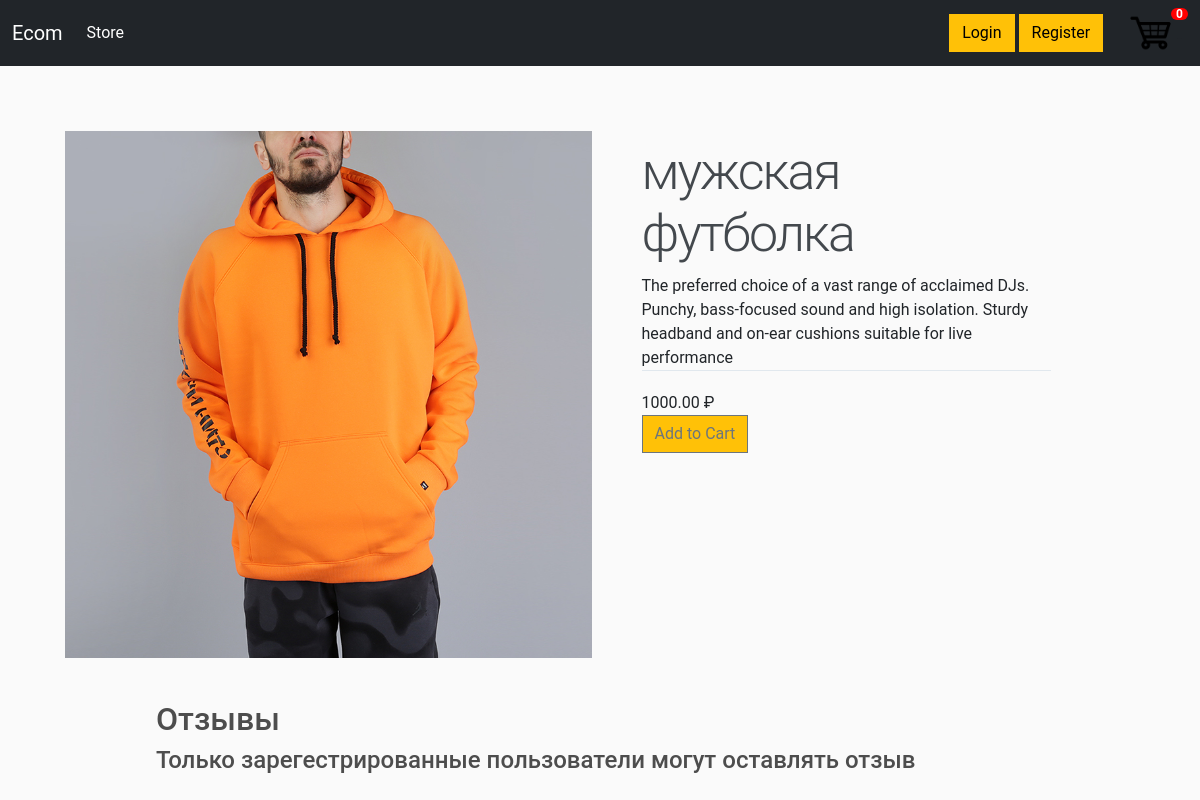
Page /2/ on the committed database.
### mainapp/models.py (models this page shows, shortened)
class Product(models.Model):
    name = models.CharField(max_length=200, null=True)
    price = models.DecimalField(max_digits=7, decimal_places=2)
    digital = models.BooleanField(default=False, null=True, blank=False)
    image = models.ImageField(null=True, blank=True)
    def imageURL(self):
        try:
            url = self.image.url
        except:
            url = ''
        return url

### mainapp/views.py (the view)
# urls.py: path('<int:product_id>/', views.product, name='product')
def product(request, product_id):
    try:
        product = Product.objects.get(id=product_id)
    except:
        raise Http404('продукт не найден')
    data = cartData(request)
    cartItems = data['cartItems']
    comments = Comment.objects.filter(product_id=product.id)[:20]
    context = {'product': product, 'cartItems': cartItems, 'comments': comments}
    return render(request, "mainapp/product.html", context)

### mainapp/utils.py (called while the page is built, shortened)
def cookieCart(request):
    try:
        cart = json.loads(request.COOKIES['cart'])
    except:
        cart = {}
    print("Cart:", cart)
    items = []
    order = {'get_cart_total': 0, 'get_cart_items': 0, 'shipping': False}
    cartItems = order['get_cart_items']
    return {"cartItems": cartItems, "order": order, "items": items}

def cartData(request):
    if request.user.is_authenticated:
        customer = request.user.customer
        order, created = Order.objects.get_or_create(customer=customer, complete=False)
        cartItems = order.get_cart_items()
        items = order.orderitem_set.all()
    else:
        cookieData = cookieCart(request)
        cartItems = cookieData['cartItems']
        order = cookieData['order']
        items = cookieData['items']
    return {"cartItems": cartItems, "order": order, "items": items}

### mainapp/templates/mainapp/product.html (shortened to what this page needs)
{% extends 'mainapp/index.html' %}
{% load static %}
{% block content%}
<link rel="stylesheet" type="text/css" href="{% static 'css/product.css' %}">
<img class="left-column" src="{{product.imageURL}}">
<div class="right-column">
    <div class="product-description">
    <h1>{{product.name}}</h1>
    The preferred choice of a vast range of acclaimed DJs. Punchy, bass-focused sound and high isolation. Sturdy headband and on-ear cushions suitable for live performance</div>
    <div class="product-price">{{product.price}} ₽</div> <a><button data-product = {{product.id}} data-action = "add" class="btn btn-warning btn-outline-secondary add-btn update-cart">Add to Cart</button></a>
</div>
<div class="comment">
    <h2>Отзывы</h2>
    {% if user.is_authenticated %}
        <p><textarea name="comment" cols="40" rows="3"></textarea></p>
        <button class="btn btn-warning">Оставить отзыв</button>
    {% else %}
        <h4>Только зарегестрированные пользователи могут оставлять отзыв</h4>
    {% endif %}
</div>
{% endblock content%}

### static/css/index.css (style rules this page uses)
body { background-color: hsl(0, 0%, 98%); }
h1,h2,h3,h4,h5,h6 { color:hsl(0, 0%, 30%); }
.btn { border-radius: 0; }

### static/css/product.css (style rules this page uses)
html, body { height: 100%; width: 100%; margin: 0; font-family: 'Roboto', sans-serif; }
.left-column { width: 45%; position: relative; margin:50px; }
.right-column { width: 35%; margin-top: 60px; }
.product-description { border-bottom: 1px solid #E1E8EE; margin-bottom: 20px; }
.product-description h1 { font-weight: 300; font-size: 52px; color: #43484D; letter-spacing: -2px; }
.product-price { display: flex; align-items: center; }
.comment { position: absolute; top: 700px; left: 13%; }

### rows in the picture
Product: imageURL (picture), name "мужская футболка", price "1000.00"

### other values in the picture
{{ cartItems }} "0"
